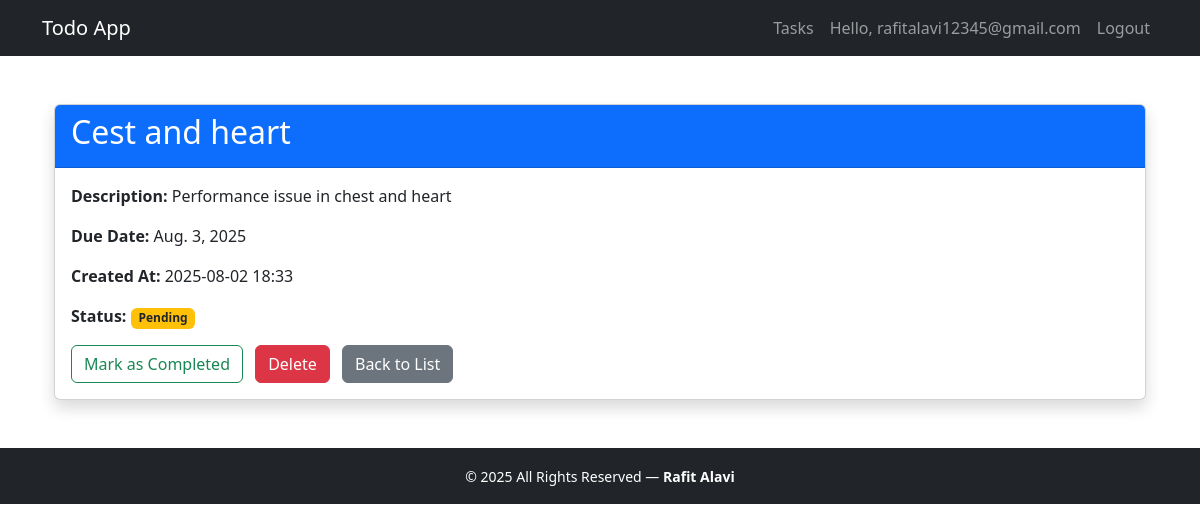
/task/20/ (signed in), run on an earlier commit of the app's database.
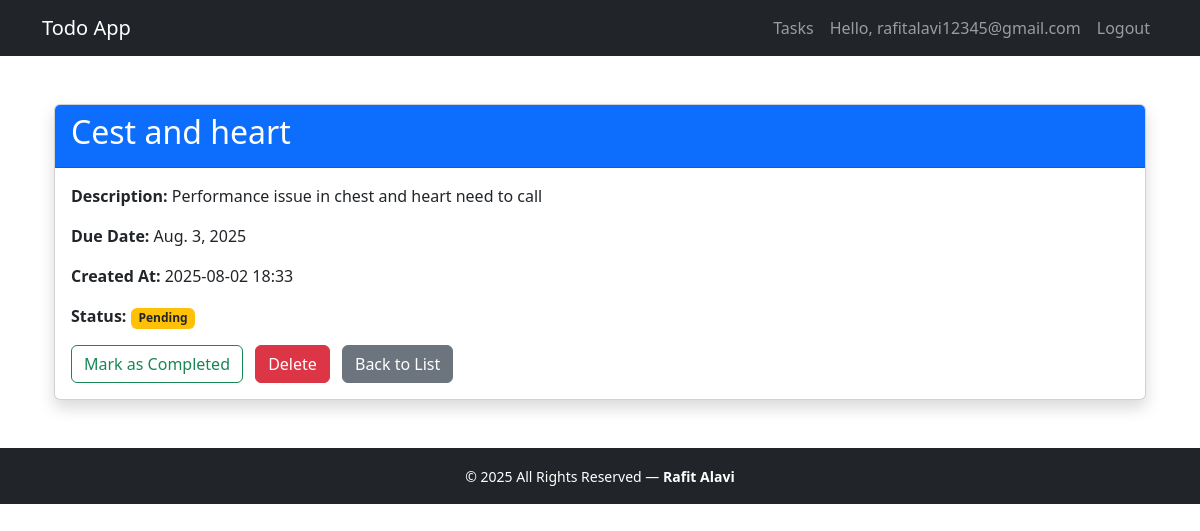
And on a later commit of the database.
### todoapp/models.py (models this page shows, shortened)
class Task(models.Model):
    user = models.ForeignKey(User, on_delete=models.CASCADE)  # 👈 Link to user
    title = models.CharField(max_length=200)
    completed = models.BooleanField(default=False)
    date = models.DateField(null=True, blank=True)
    description =  RichTextField(blank=True, null=True)
    created_at = models.DateTimeField(auto_now_add=True)
    updated_at = models.DateTimeField(auto_now=True, null=True, blank=True)
    class Meta:
        ordering = ['completed', 'created_at']

### todoapp/views.py (the view)
# urls.py: path('task/<int:task_id>/', views.task_detail, name='task_detail'),
@login_required
def task_detail(request, task_id):
    task = get_object_or_404(Task, id=task_id, user=request.user)
    return render(request, 'todoapp/task_detail.html', {'task': task})

### todoapp/templates/todoapp/task_detail.html (shortened to what this page needs)
{% extends 'todoapp/base.html' %}
{% block content %}
<div class="container mt-5">
    <div class="card shadow">
        <div class="card-header bg-primary text-white">
            <h2>{{ task.title }}</h2>
        </div>
        <div class="card-body">
            <p><strong>Description:</strong> {{ task.description|default:"No description provided." }}</p>
            <p><strong>Due Date:</strong> {{ task.date|default:"No due date set" }}</p>
            <p><strong>Created At:</strong> {{ task.created_at|date:"Y-m-d H:i" }}</p>
            <p><strong>Status:</strong>
                {% if task.completed %}
                    <span class="badge bg-success">Completed</span>
                {% else %}
                    <span class="badge bg-warning text-dark">Pending</span>
                {% endif %}
            </p>
            <a href="{% url 'toggle_complete' task.id %}" class="btn btn-outline-success me-2">
                {% if task.completed %}Mark as Pending{% else %}Mark as Completed{% endif %}
            </a>
            <a href="{% url 'delete_task' task.id %}" class="btn btn-danger"
               onclick="return confirm('Are you sure you want to delete this task?');">Delete</a>
            <a href="{% url 'index' %}" class="btn btn-secondary ms-2">Back to List</a>
        </div>
    </div>
</div>
{% endblock %}

What changed in the data, as far as the page shows it:
changed Task "Cest and heart": description "Performance issue in chest and heart" → "Performance issue in chest and heart need to call"
